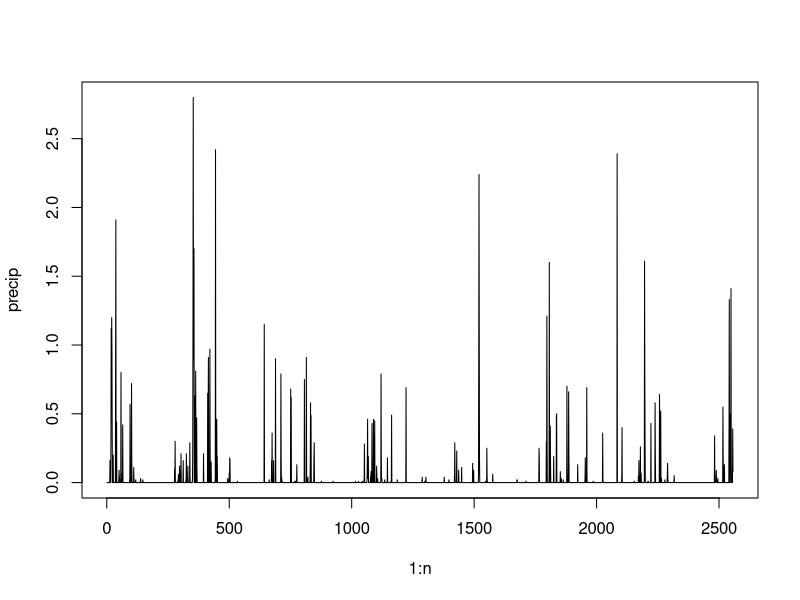
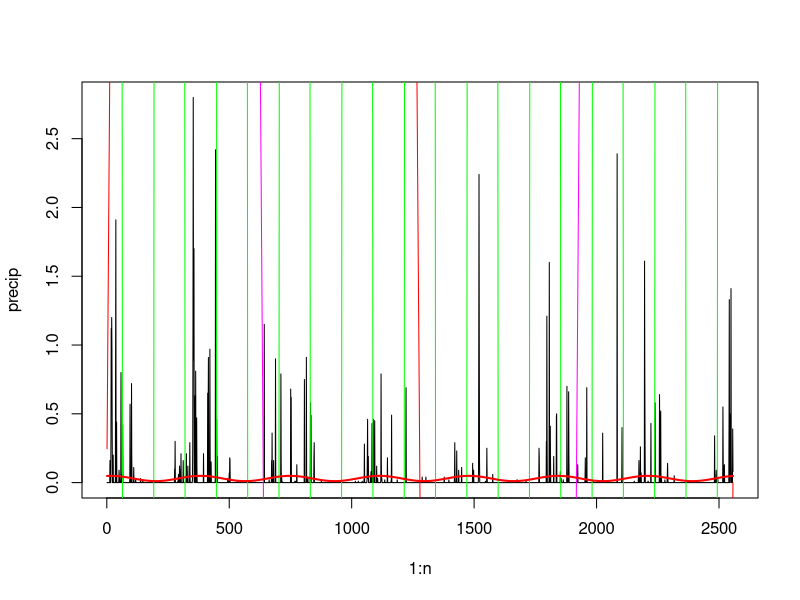
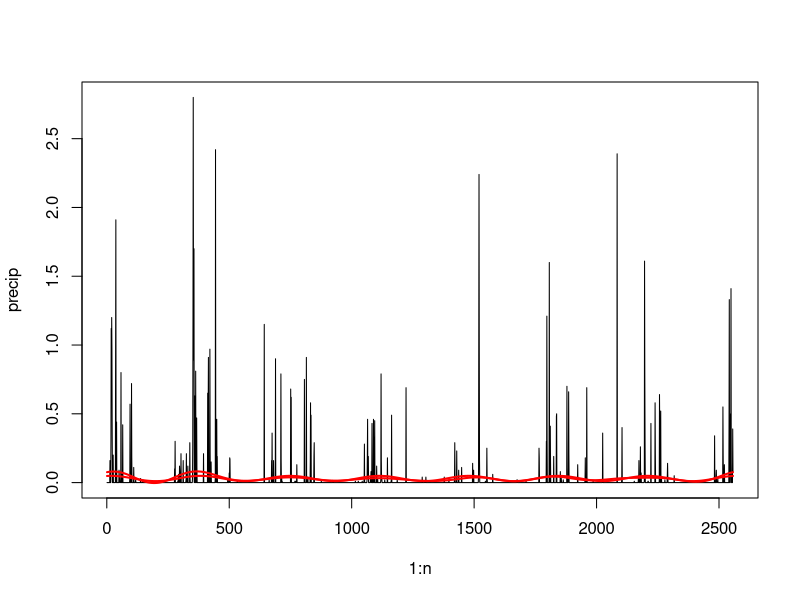
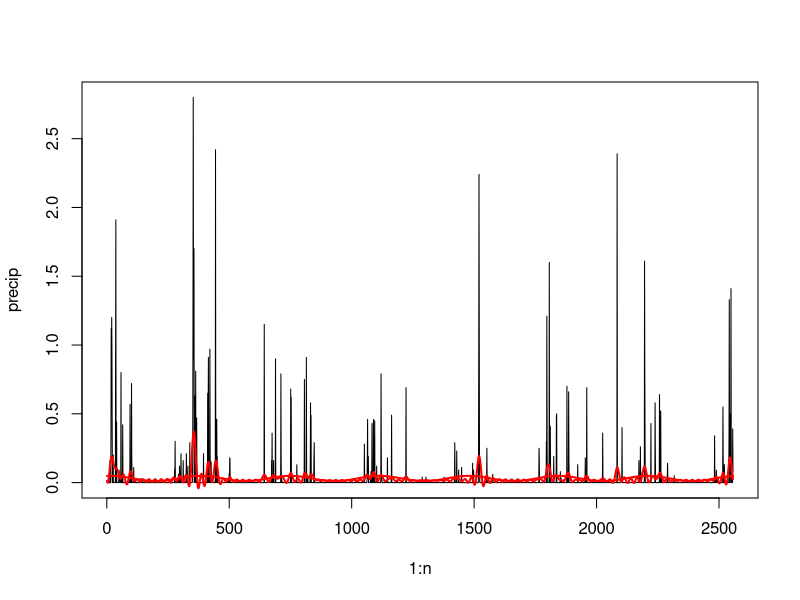
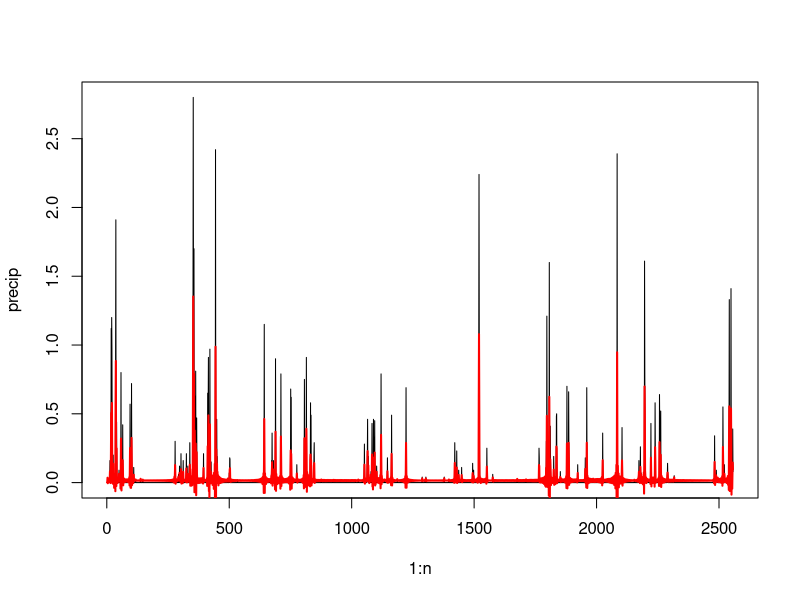

Recreate these plots in R, in order.
# setwd("Homeworks/Week9")
# cleanup
rm(list=ls())

"As a function of time, daily temperature is a fairly smooth function, and
using 100 Fourier coecients provided a good reconstruction for Boston.
Daily precipitation is not a smooth function of time. However, Califor-
nia has a rainy season and a dry season, and the annual cycle should be
revealed by Fourier analysis. Analyze the precipitation data in the le
LAWeather.csv using the same approach that was used for Boston temper-
ature in workshop problem 2. Introduce a variable ncoeff for the number
of Fourier coecients."

data <- read.csv("lib/LAWeather.csv")
precip <- data$precip; head(precip)
n <- length(precip)

# let's try to plot this
plot (1:n, precip, type="l")

# cosine & sine function from lecture
myCos <- function(m) cos((1:n)*m*2*pi/n)
mySin <- function(m) sin((1:n)*m*2*pi/n)

plot(1:n, precip, type="l")
points(1:n, 100*myCos(1), type="l", col="magenta")
points(1:n, 100*mySin(1), type="l", col="red")
points(1:n, 100*myCos(10), type="l", col="green")

# Evaluate the coefficients by Euler's formula 
coeffA <- function(m) sum(precip*myCos(m)/n)
coeffB <- function(m) sum(precip*mySin(m)/n)

"ncoef=10 discovers the annual cycle."

ncoeff <- 10

FourierA <- sapply(1:ncoeff,coeffA)
FourierB <- sapply(1:ncoeff,coeffB)
Fourier <- sqrt(FourierA^2+FourierB^2)

# first find the index that contains max value
largestIndex <- which.max(Fourier)

points(1:n, mean(precip) +
  FourierA[largestIndex]*myCos(largestIndex) +
  FourierB[largestIndex]*mySin(largestIndex), type = "l", col = "red",lwd = 2)

# reconstruct
recon <- mean(precip)
for (m in 1:ncoeff) {
  recon <- recon + FourierA[m]*myCos(m)+FourierB[m]*mySin(m)
}

plot(1:n, precip,type = "l")
points(1:n,recon, type = "l", col = "red",lwd = 2)
# looks like annual cycle (because there is pretty smooth and not much variation)

"ncoef=100 reveals that some years are rainier than others."

ncoeff <- 100

FourierA <- sapply(1:ncoeff,coeffA)
FourierB <- sapply(1:ncoeff,coeffB)
Fourier <- sqrt(FourierA^2+FourierB^2)

# first find the index that contains max value
largestIndex <- which.max(Fourier)

points(1:n, mean(precip) +
  FourierA[largestIndex]*myCos(largestIndex) +
  FourierB[largestIndex]*mySin(largestIndex), type = "l", col = "red",lwd = 2)

# reconstruct
recon <- mean(precip)
for (m in 1:ncoeff) {
  recon <- recon + FourierA[m]*myCos(m)+FourierB[m]*mySin(m)
}

plot(1:n, precip,type = "l")
points(1:n,recon, type = "l", col = "red",lwd = 2)
# some years are rainier than others due to some spikes

"ncoef=1000 does a very good reconstruction."

ncoeff <- 1000

FourierA <- sapply(1:ncoeff,coeffA)
FourierB <- sapply(1:ncoeff,coeffB)
Fourier <- sqrt(FourierA^2+FourierB^2)

# first find the index that contains max value
largestIndex <- which.max(Fourier)

points(1:n, mean(precip) +
  FourierA[largestIndex]*myCos(largestIndex) +
  FourierB[largestIndex]*mySin(largestIndex), type = "l", col = "red",lwd = 2)

# reconstruct
recon <- mean(precip)
for (m in 1:ncoeff) {
  recon <- recon + FourierA[m]*myCos(m)+FourierB[m]*mySin(m)
}

plot(1:n, precip,type = "l")
points(1:n,recon, type = "l", col = "red",lwd = 2)
# well matches the graph, good recon
